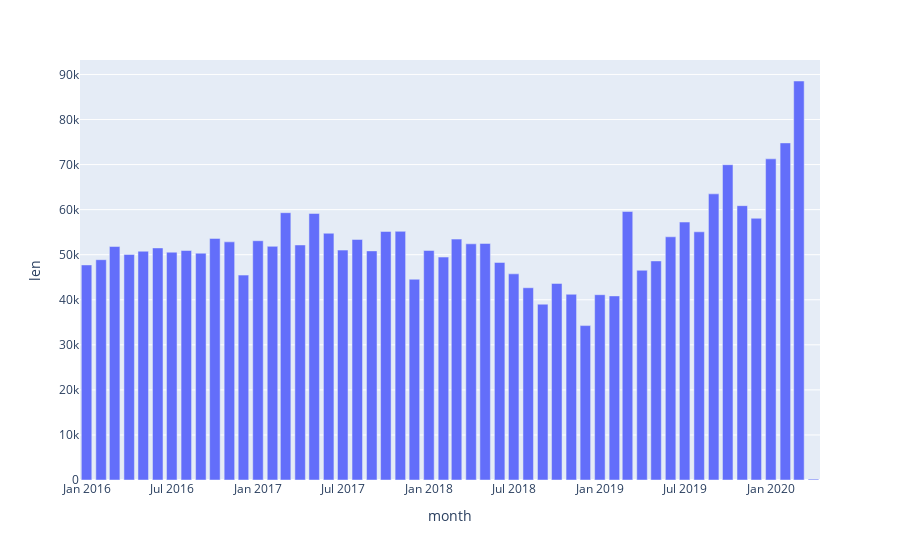

Notebook code cell kept with this figure:
### Markdown cell above
## Articles per month

### Code cell
import plotly.express as px

fig = px.bar(df, x='month', y='len')
fig.show()
